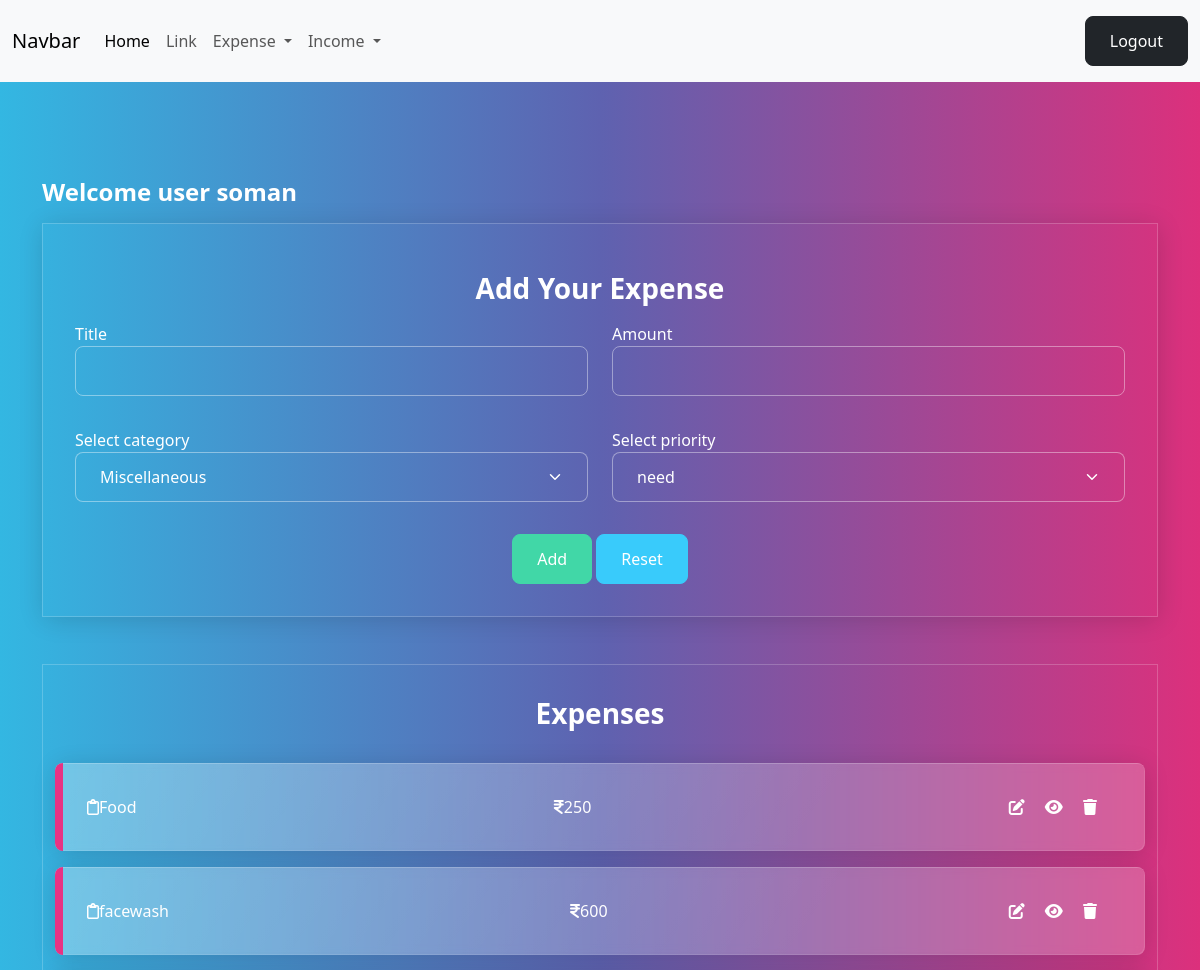
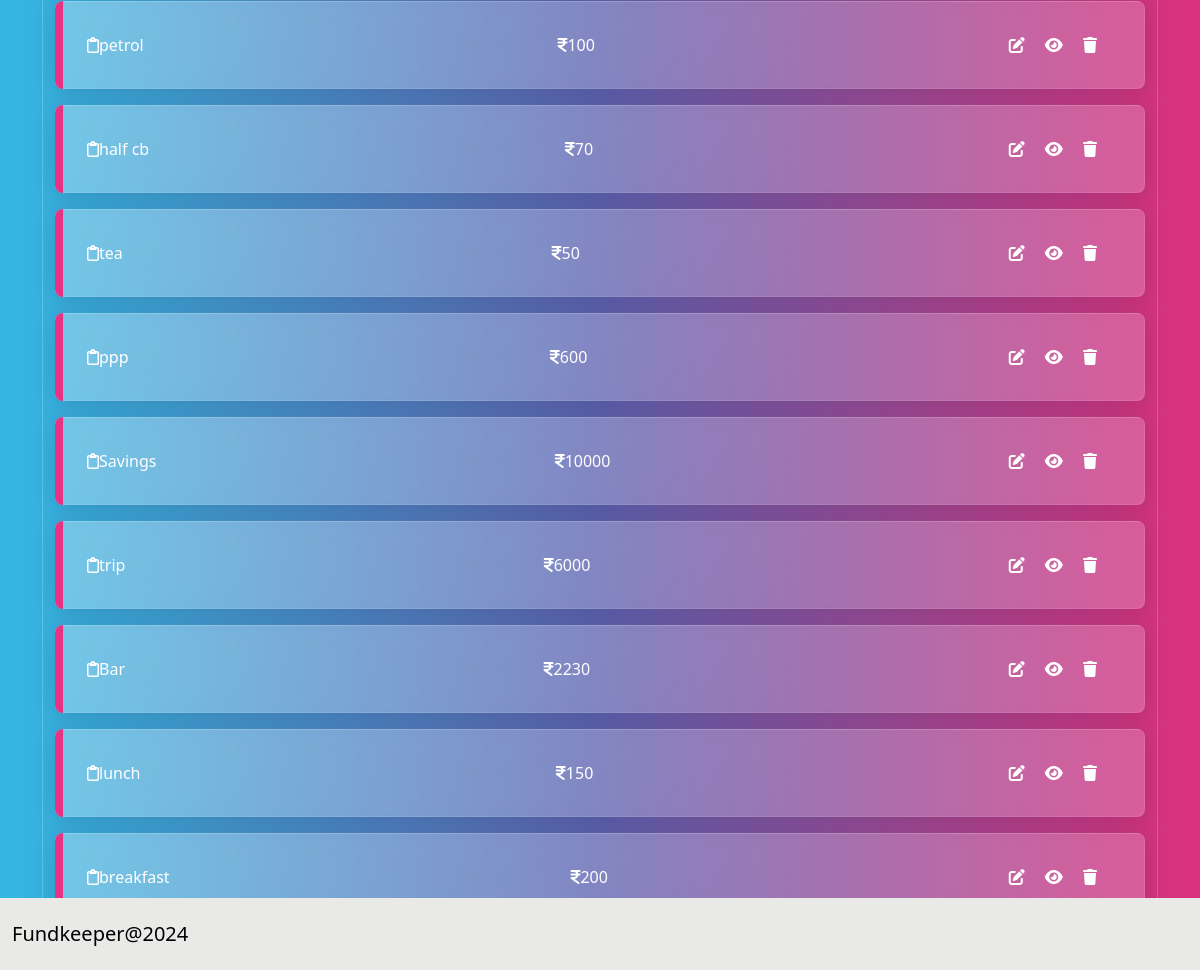
The app's page /expense/add/ (signed in) with its own data (2 pictures, top to bottom).
### budget/models.py (models this page shows, shortened)
class Expense(models.Model):
    title=models.CharField(max_length=200)
    amount=models.IntegerField()
    expense_categories=(
        ("Housing","Housing"),
        ("Transportation","Transportation"),
        ("Food","Food"),
        ("Health","Health"),
        ("Entertainment","Entertainment"),
        ("DebtPayments","Debt Payments"),
        ("PersonalCare","Personal Care"),
        ("Education","Education"),
        ("Savings","Savings"),
        ("Miscellaneous","Miscellaneous"),
    )
    category=models.CharField(max_length=200,choices=expense_categories,default="Miscellaneous")
    user_object=models.ForeignKey(User,on_delete=models.CASCADE)
    created_date=models.DateTimeField(auto_now_add=True)
    priority_options=(
        ("need","need"),
        ("want","want")
    )
    priority=models.CharField(max_length=200,choices=priority_options,default="need")

### budget/views.py (the view, shortened to what this page needs)
# urls.py: path('expense/add/',views.ExpenseCreateView.as_view(),name='expense-add'),
@method_decorator(Sigin_required,name="dispatch")
class ExpenseCreateView(View):
    def get(self,request,*args, **kwargs):
        form_instance=ExpenseForm()
        qs=Expense.objects.filter(user_object=request.user).order_by("-created_date")
        return render(request,"expense_add.html",{"form":form_instance,"data":qs})

### budget/forms.py
class ExpenseForm(forms.ModelForm):
    class Meta:
        model=Expense
        exclude=("id","created_date","user_object")
        widgets={
            "title":forms.TextInput(attrs={"class":"form-control"}),
            "amount":forms.NumberInput(attrs={"class":"form-control"}),
            "category":forms.Select(attrs={"class":"form-control form-select"}),
            "priority":forms.Select(attrs={"class":"form-control form-select"})
        }

### budget/templates/expense_add.html (shortened to what this page needs)
{%extends 'base.html'%}
{%block main_block%}
<div class="container mt-5">
    <h4>Welcome user {{request.user}}</h4>
    <div class="container-fluid border p-3 shadow mb-4" data-aos="zoom-out-up" data-aos-easing="ease-out-cubic"
        data-aos-duration="2000">
        <h3 class="text-center fw-bold my-2">Add Your Expense</h3>
        <form action="" method="post">
            <div class="mb-3">
                <div class="row">
                    <div class="col-6">
                        <label for="">Title</label>
                        {{form.title}}
                    </div>
                    <div class="col-6">
                        <label for="">Amount</label>
                        {{form.amount}}
                    </div>
                </div>
            </div>
            <div class="mb-3">
                <div class="row">
                    <div class="col-6">
                        <label for="">Select category</label>
                        {{form.category}}
                    </div>
                    <div class="col-6">
                        <label for="">Select priority</label>
                        {{form.priority}}
                    </div>
                </div>
            </div>
            <div class="d-flex justify-content-center">
                <div>
                    <button type="submit" class="btn btn-success">Add</button>
                    <button type="reset" class="btn btn-info">Reset</button>
                </div>
            </div>
        </form>
    </div>
    <div class="container-fluid border mb-3">
        <h3 class="text-center fw-bold my-3">Expenses</h3>
        {%for e in data%}
        <div class="alert alert-primary d-flex justify-content-between" role="alert" data-aos="fade-down"
            data-aos-easing="linear" data-aos-duration="1000">
            <div><i class="fa-regular fa-clipboard"></i>{{e.title}}</div>
            <div><i class="fa-solid fa-indian-rupee-sign"></i>{{e.amount}}</div>
            <div>
                <a href="{%url 'expense-edit' e.id%}" class="me-2"><i class="fa-solid fa-pen-to-square"></i></a>
                <a href="{%url 'expense-detail' e.id%}" class="me-2"><i class="fa-solid fa-eye"></i></a>
                <a href="{%url 'expense-delete' e.id%}" class="me-2"><i class="fa-solid fa-trash"></i></a>
            </div>
        </div>
        {%endfor%}
    </div>
{%endblock%}

### records on screen
Expense: title "Food", amount "250"
Expense: title "facewash", amount "600"
Expense: title "petrol", amount "100"
Expense: title "half cb", amount "70"
Expense: title "tea", amount "50"
Expense: title "ppp", amount "600"
Expense: title "Savings", amount "10000"
Expense: title "trip", amount "6000"
Expense: title "Bar", amount "2230"
Expense: title "lunch", amount "150"
Expense: title "breakfast", amount "200"

### other values on screen
{{ request.user }} "soman"
